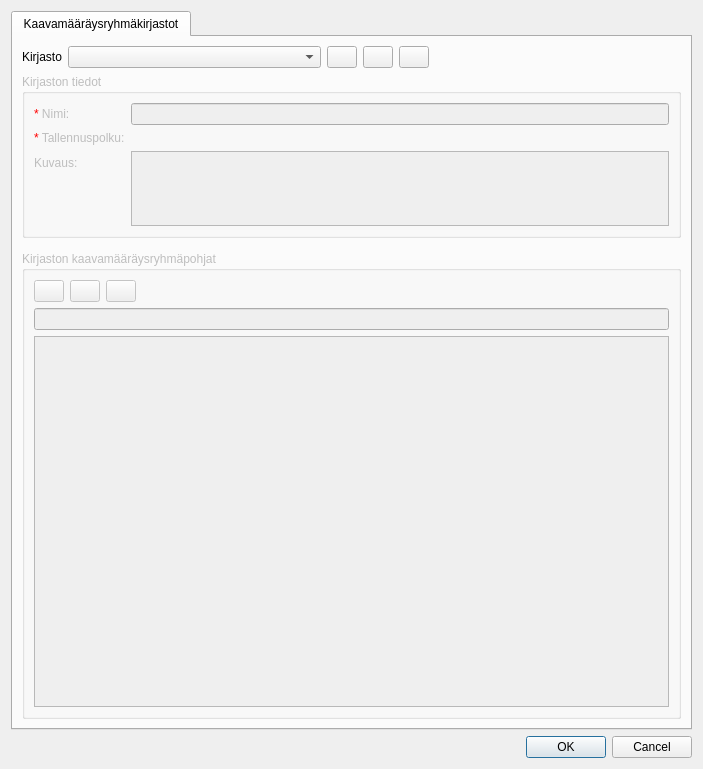
<?xml version="1.0" encoding="UTF-8"?>
<ui version="4.0">
 <class>manage_libraries_dialog</class>
 <widget class="QDialog" name="manage_libraries_dialog">
  <property name="geometry">
   <rect>
    <x>0</x>
    <y>0</y>
    <width>703</width>
    <height>769</height>
   </rect>
  </property>
  <property name="windowTitle">
   <string>Kirjastojen hallinta</string>
  </property>
  <layout class="QVBoxLayout" name="verticalLayout">
   <item>
    <widget class="QTabWidget" name="library_tabs">
     <property name="currentIndex">
      <number>0</number>
     </property>
     <widget class="QWidget" name="regulation_group_libraries_tab">
      <attribute name="title">
       <string>Kaavamääräysryhmäkirjastot</string>
      </attribute>
      <layout class="QVBoxLayout" name="verticalLayout_4">
       <item>
        <layout class="QHBoxLayout" name="horizontalLayout">
         <item>
          <widget class="QLabel" name="label_4">
           <property name="text">
            <string>Kirjasto</string>
           </property>
          </widget>
         </item>
         <item>
          <widget class="QComboBox" name="regulation_group_libarary_selection">
           <property name="sizePolicy">
            <sizepolicy hsizetype="Expanding" vsizetype="Fixed">
             <horstretch>0</horstretch>
             <verstretch>0</verstretch>
            </sizepolicy>
           </property>
           <property name="toolTip">
            <string>Valitse aktiivinen kirjasto</string>
           </property>
          </widget>
         </item>
         <item>
          <widget class="QPushButton" name="new_regulation_group_library_btn">
           <property name="maximumSize">
            <size>
             <width>30</width>
             <height>16777215</height>
            </size>
           </property>
           <property name="toolTip">
            <string>Luo uusi kaavamääräysryhmäkirjasto</string>
           </property>
           <property name="text">
            <string/>
           </property>
          </widget>
         </item>
         <item>
          <widget class="QPushButton" name="import_regulation_group_library_btn">
           <property name="maximumSize">
            <size>
             <width>30</width>
             <height>16777215</height>
            </size>
           </property>
           <property name="toolTip">
            <string>Tuo kaavamääräysryhmäkirjasto</string>
           </property>
           <property name="text">
            <string/>
           </property>
          </widget>
         </item>
         <item>
          <widget class="QPushButton" name="delete_regulation_group_library_btn">
           <property name="maximumSize">
            <size>
             <width>30</width>
             <height>16777215</height>
            </size>
           </property>
           <property name="toolTip">
            <string>Poista kaavamääräysryhmäkirjasto</string>
           </property>
           <property name="text">
            <string/>
           </property>
          </widget>
         </item>
         <item>
          <spacer name="horizontalSpacer">
           <property name="orientation">
            <enum>Qt::Horizontal</enum>
           </property>
           <property name="sizeHint" stdset="0">
            <size>
             <width>40</width>
             <height>20</height>
            </size>
           </property>
          </spacer>
         </item>
        </layout>
       </item>
       <item>
        <widget class="QgsCollapsibleGroupBox" name="library_details_groupbox">
         <property name="enabled">
          <bool>false</bool>
         </property>
         <property name="sizePolicy">
          <sizepolicy hsizetype="Preferred" vsizetype="Maximum">
           <horstretch>0</horstretch>
           <verstretch>0</verstretch>
          </sizepolicy>
         </property>
         <property name="title">
          <string>Kirjaston tiedot</string>
         </property>
         <layout class="QFormLayout" name="formLayout_2">
          <item row="0" column="0">
           <widget class="QLabel" name="label">
            <property name="text">
             <string>&lt;html&gt;&lt;head/&gt;&lt;body&gt;&lt;p&gt;&lt;span style=&quot; color:#ff0000;&quot;&gt;*&lt;/span&gt; Nimi:&lt;/p&gt;&lt;/body&gt;&lt;/html&gt;</string>
            </property>
           </widget>
          </item>
          <item row="0" column="1">
           <widget class="QLineEdit" name="name">
            <property name="toolTip">
             <string>Kirjaston nimi</string>
            </property>
           </widget>
          </item>
          <item row="2" column="0">
           <widget class="QLabel" name="label_3">
            <property name="text">
             <string>Kuvaus:</string>
            </property>
           </widget>
          </item>
          <item row="2" column="1">
           <widget class="QTextEdit" name="description">
            <property name="maximumSize">
             <size>
              <width>16777215</width>
              <height>75</height>
             </size>
            </property>
            <property name="toolTip">
             <string>Kirjaston kuvaus</string>
            </property>
           </widget>
          </item>
          <item row="1" column="0">
           <widget class="QLabel" name="label_2">
            <property name="text">
             <string>&lt;html&gt;&lt;head/&gt;&lt;body&gt;&lt;p&gt;&lt;span style=&quot; color:#ff0000;&quot;&gt;*&lt;/span&gt; Tallennuspolku:&lt;/p&gt;&lt;/body&gt;&lt;/html&gt;</string>
            </property>
           </widget>
          </item>
          <item row="1" column="1">
           <widget class="QgsFileWidget" name="file_path">
            <property name="toolTip">
             <string>Kirjaston tallennuspolku</string>
            </property>
            <property name="dialogTitle">
             <string>Kirjaston tiedostopolku</string>
            </property>
            <property name="filter">
             <string>YAML files (*.yaml)</string>
            </property>
            <property name="storageMode">
             <enum>QgsFileWidget::SaveFile</enum>
            </property>
           </widget>
          </item>
         </layout>
        </widget>
       </item>
       <item>
        <spacer name="verticalSpacer">
         <property name="orientation">
          <enum>Qt::Vertical</enum>
         </property>
         <property name="sizeType">
          <enum>QSizePolicy::Minimum</enum>
         </property>
         <property name="sizeHint" stdset="0">
          <size>
           <width>20</width>
           <height>7</height>
          </size>
         </property>
        </spacer>
       </item>
       <item>
        <widget class="QGroupBox" name="regulation_group_templates_groupbox">
         <property name="enabled">
          <bool>false</bool>
         </property>
         <property name="sizePolicy">
          <sizepolicy hsizetype="Preferred" vsizetype="Expanding">
           <horstretch>0</horstretch>
           <verstretch>0</verstretch>
          </sizepolicy>
         </property>
         <property name="title">
          <string>Kirjaston kaavamääräysryhmäpohjat</string>
         </property>
         <layout class="QVBoxLayout" name="verticalLayout_3">
          <item>
           <layout class="QHBoxLayout" name="horizontalLayout_2">
            <item>
             <widget class="QPushButton" name="new_regulation_group_template_btn">
              <property name="maximumSize">
               <size>
                <width>30</width>
                <height>16777215</height>
               </size>
              </property>
              <property name="toolTip">
               <string>Luo uusi kaavamääräysryhmäpohja</string>
              </property>
              <property name="text">
               <string/>
              </property>
             </widget>
            </item>
            <item>
             <widget class="QPushButton" name="edit_regulation_group_template_btn">
              <property name="maximumSize">
               <size>
                <width>30</width>
                <height>16777215</height>
               </size>
              </property>
              <property name="toolTip">
               <string>Muokkaa kaavamääräysryhmäpohjaa</string>
              </property>
              <property name="text">
               <string/>
              </property>
             </widget>
            </item>
            <item>
             <widget class="QPushButton" name="delete_regulation_group_template_btn">
              <property name="maximumSize">
               <size>
                <width>30</width>
                <height>16777215</height>
               </size>
              </property>
              <property name="toolTip">
               <string>Poista kaavamääräysryhmä pohja(t)</string>
              </property>
              <property name="text">
               <string/>
              </property>
             </widget>
            </item>
            <item>
             <spacer name="horizontalSpacer_2">
              <property name="orientation">
               <enum>Qt::Horizontal</enum>
              </property>
              <property name="sizeHint" stdset="0">
               <size>
                <width>40</width>
                <height>20</height>
               </size>
              </property>
             </spacer>
            </item>
           </layout>
          </item>
          <item>
           <widget class="QgsFilterLineEdit" name="regulation_group_templates_filter">
            <property name="toolTip">
             <string>Suodata kaavamääräysryhmäpohjia</string>
            </property>
            <property name="showSearchIcon">
             <bool>true</bool>
            </property>
            <property name="qgisRelation" stdset="0">
             <string notr="true"/>
            </property>
           </widget>
          </item>
          <item>
           <widget class="QListWidget" name="regulation_group_templates_list">
            <property name="toolTip">
             <string>Kirjaston kaavamääräysryhmäpohjat</string>
            </property>
            <property name="selectionMode">
             <enum>QAbstractItemView::ExtendedSelection</enum>
            </property>
           </widget>
          </item>
         </layout>
        </widget>
       </item>
      </layout>
     </widget>
    </widget>
   </item>
   <item>
    <widget class="QDialogButtonBox" name="button_box">
     <property name="orientation">
      <enum>Qt::Horizontal</enum>
     </property>
     <property name="standardButtons">
      <set>QDialogButtonBox::Cancel|QDialogButtonBox::Ok</set>
     </property>
    </widget>
   </item>
  </layout>
 </widget>
 <customwidgets>
  <customwidget>
   <class>QgsCollapsibleGroupBox</class>
   <extends>QGroupBox</extends>
   <header>qgscollapsiblegroupbox.h</header>
   <container>1</container>
  </customwidget>
  <customwidget>
   <class>QgsFileWidget</class>
   <extends>QWidget</extends>
   <header>qgsfilewidget.h</header>
  </customwidget>
  <customwidget>
   <class>QgsFilterLineEdit</class>
   <extends>QLineEdit</extends>
   <header>qgsfilterlineedit.h</header>
  </customwidget>
 </customwidgets>
 <resources/>
 <connections>
  <connection>
   <sender>button_box</sender>
   <signal>accepted()</signal>
   <receiver>manage_libraries_dialog</receiver>
   <slot>accept()</slot>
   <hints>
    <hint type="sourcelabel">
     <x>248</x>
     <y>254</y>
    </hint>
    <hint type="destinationlabel">
     <x>157</x>
     <y>274</y>
    </hint>
   </hints>
  </connection>
  <connection>
   <sender>button_box</sender>
   <signal>rejected()</signal>
   <receiver>manage_libraries_dialog</receiver>
   <slot>reject()</slot>
   <hints>
    <hint type="sourcelabel">
     <x>316</x>
     <y>260</y>
    </hint>
    <hint type="destinationlabel">
     <x>286</x>
     <y>274</y>
    </hint>
   </hints>
  </connection>
 </connections>
</ui>
